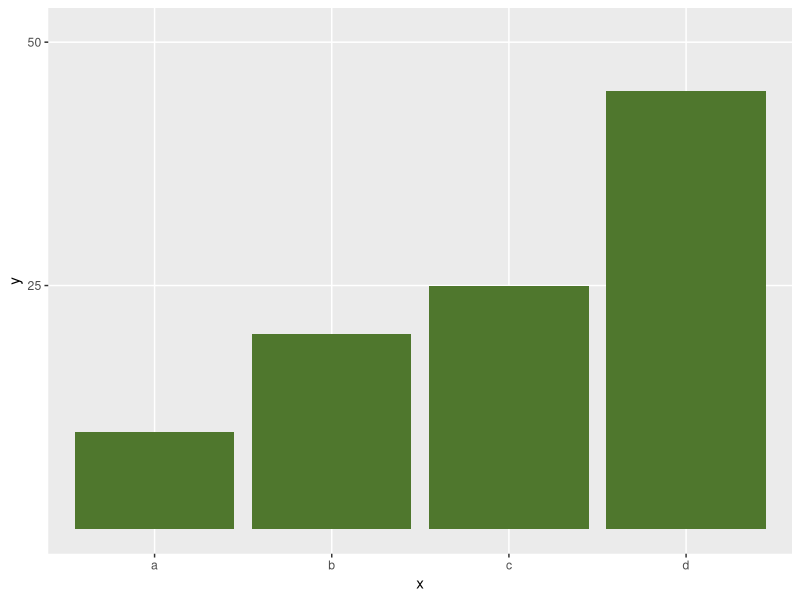
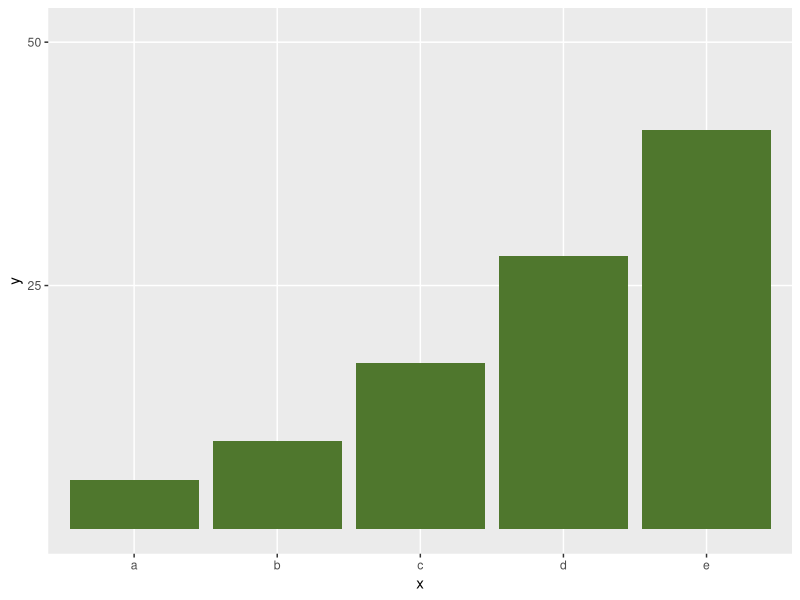
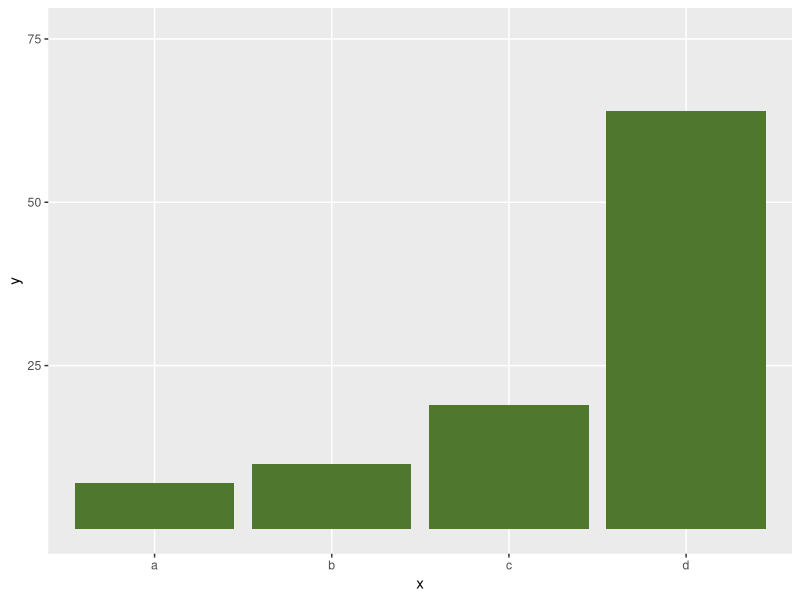
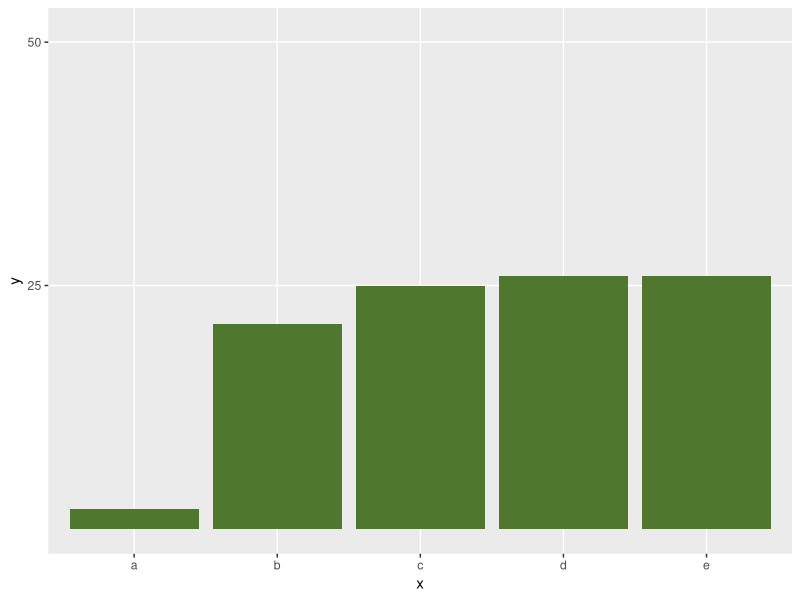
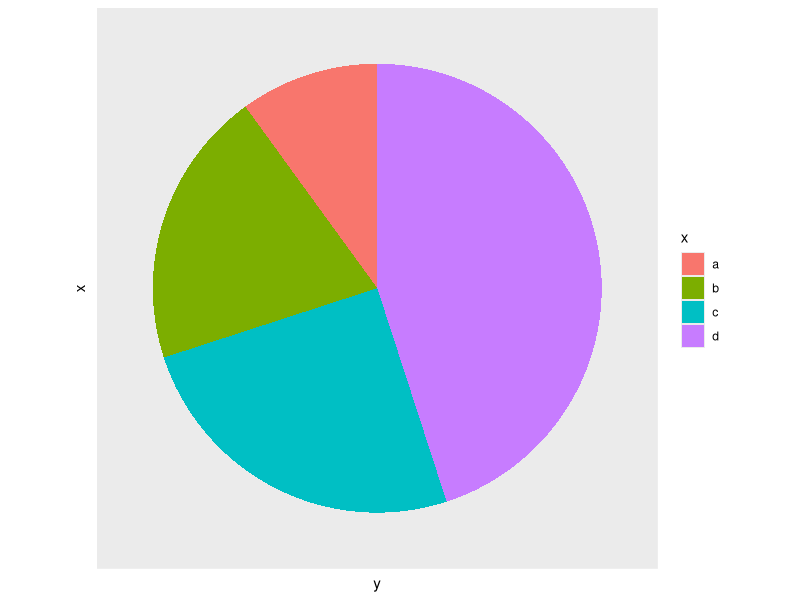
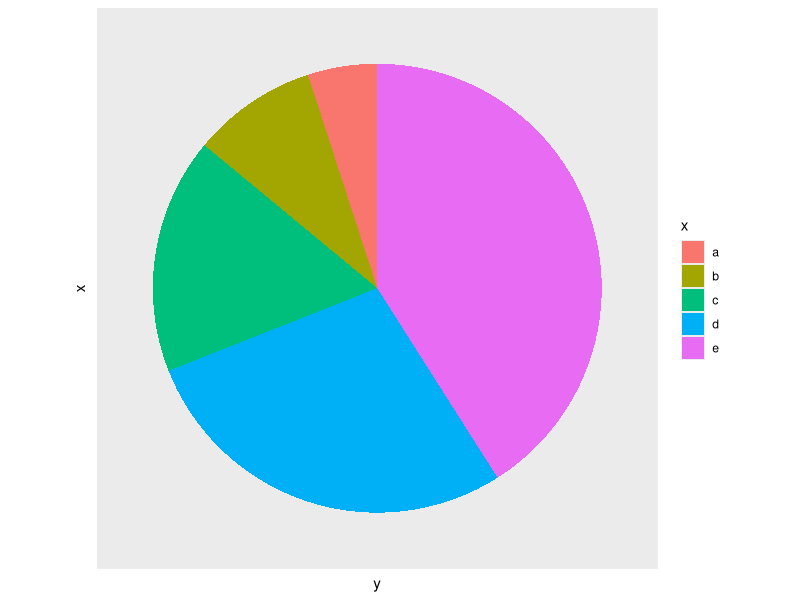
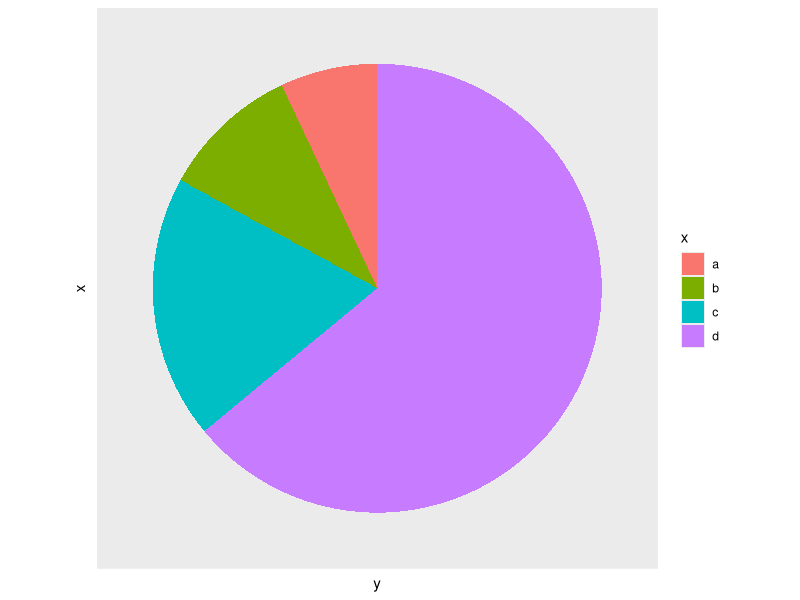
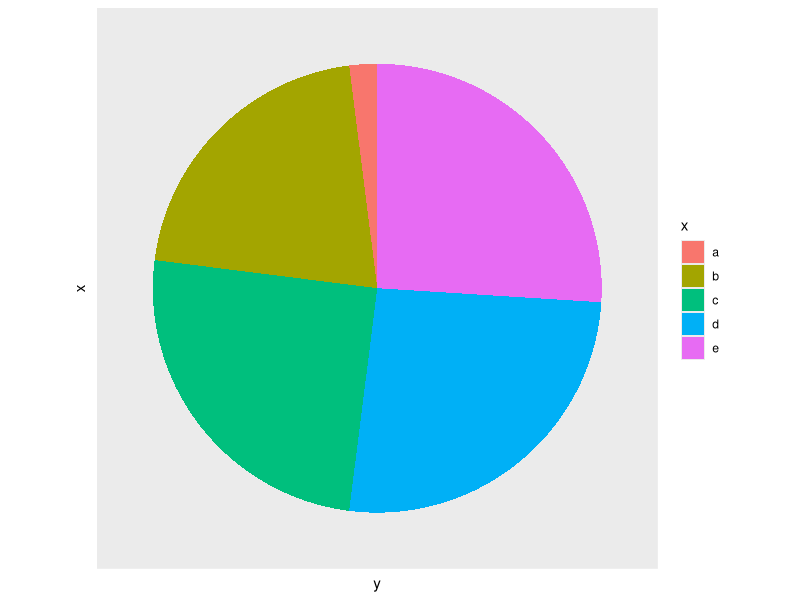

R code for these plots, in order:
library(ggplot2)
library(ggthemes)

x_axis <- c("a", "b", "c", "d")

plot_1_data <- data.frame(x = x_axis, y = c(10, 20, 25, 45))

bar_plot_1 <- ggplot(plot_1_data, aes(x = x, y = y)) +
  geom_col(fill = "#4F772D") +
  theme(panel.grid.minor = element_blank()) +
  scale_y_continuous(breaks = c(25, 50, 75, 100), limits = c(0,51))
  
pie_plot_1 <- ggplot(plot_1_data, aes(x = '', y = y, fill = x)) +
  geom_bar(width = 1, stat = "identity") + coord_polar("y", start=0) +
  theme(axis.ticks.y = element_blank(), axis.text.y = element_blank(), axis.text.x=element_blank(),
        panel.grid.major = element_blank(), panel.grid.minor = element_blank())


plot_2_data <- data.frame(x = c("a", "b", "c", "d", "e"), y = c(5, 9, 17, 28, 41))

bar_plot_2 <- ggplot(plot_2_data, aes(x = x, y = y)) +
  geom_col(fill = "#4F772D") +
  theme(panel.grid.minor = element_blank()) +
  scale_y_continuous(breaks = c(25, 50, 75, 100), limits = c(0,51))

pie_plot_2 <- ggplot(plot_2_data, aes(x = '', y = y, fill = x)) +
  geom_bar(width = 1, stat = "identity") + coord_polar("y", start=0) +
  theme(axis.ticks.y = element_blank(), axis.text.y = element_blank(), axis.text.x=element_blank(),
        panel.grid.major = element_blank(), panel.grid.minor = element_blank())


plot_3_data <- data.frame(x = x_axis, y = c(7, 10, 19, 64))

bar_plot_3 <- ggplot(plot_3_data, aes(x = x, y = y)) +
  geom_col(fill = "#4F772D") +
  theme(panel.grid.minor = element_blank()) +
  scale_y_continuous(breaks = c(25, 50, 75, 100), limits = c(0,76))

pie_plot_3 <- ggplot(plot_3_data, aes(x = '', y = y, fill = x)) +
  geom_bar(width = 1, stat = "identity") + coord_polar("y", start=0) +
  theme(axis.ticks.y = element_blank(), axis.text.y = element_blank(), axis.text.x=element_blank(),
        panel.grid.major = element_blank(), panel.grid.minor = element_blank())

plot_4_data <- data.frame(x = c("a", "b", "c", "d", "e"), y = c(2, 21, 25, 26, 26))

bar_plot_4 <- ggplot(plot_4_data, aes(x = x, y = y)) +
  geom_col(fill = "#4F772D") +
  theme(panel.grid.minor = element_blank()) +
  scale_y_continuous(breaks = c(25, 50, 75, 100), limits = c(0,51))

pie_plot_4 <- ggplot(plot_4_data, aes(x = '', y = y, fill = x)) +
  geom_bar(width = 1, stat = "identity") + coord_polar("y", start=0) +
  theme(axis.ticks.y = element_blank(), axis.text.y = element_blank(), axis.text.x=element_blank(),
        panel.grid.major = element_blank(), panel.grid.minor = element_blank())
